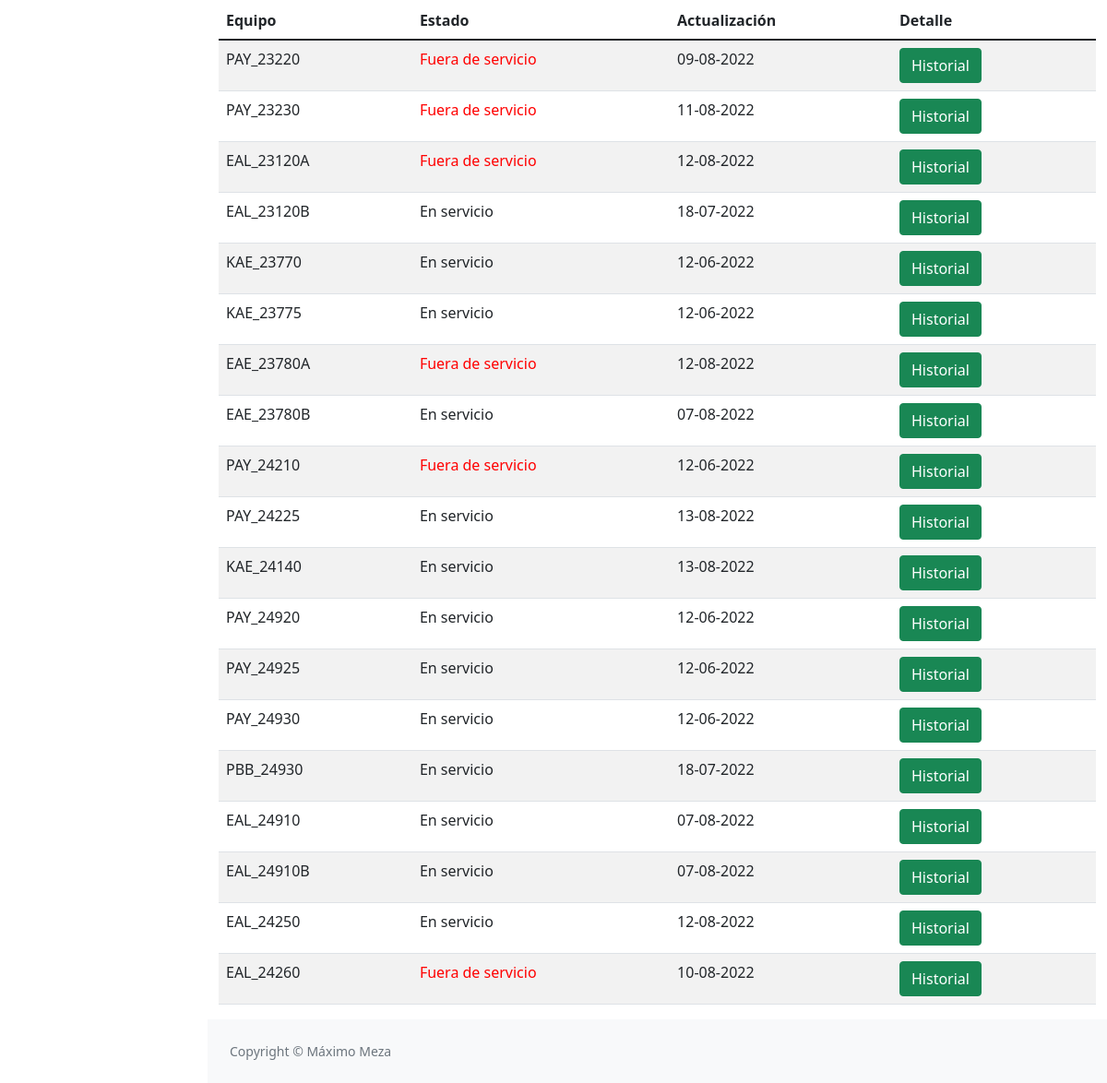
Before: /equiposAreas/todos (lower part) with the older database file.
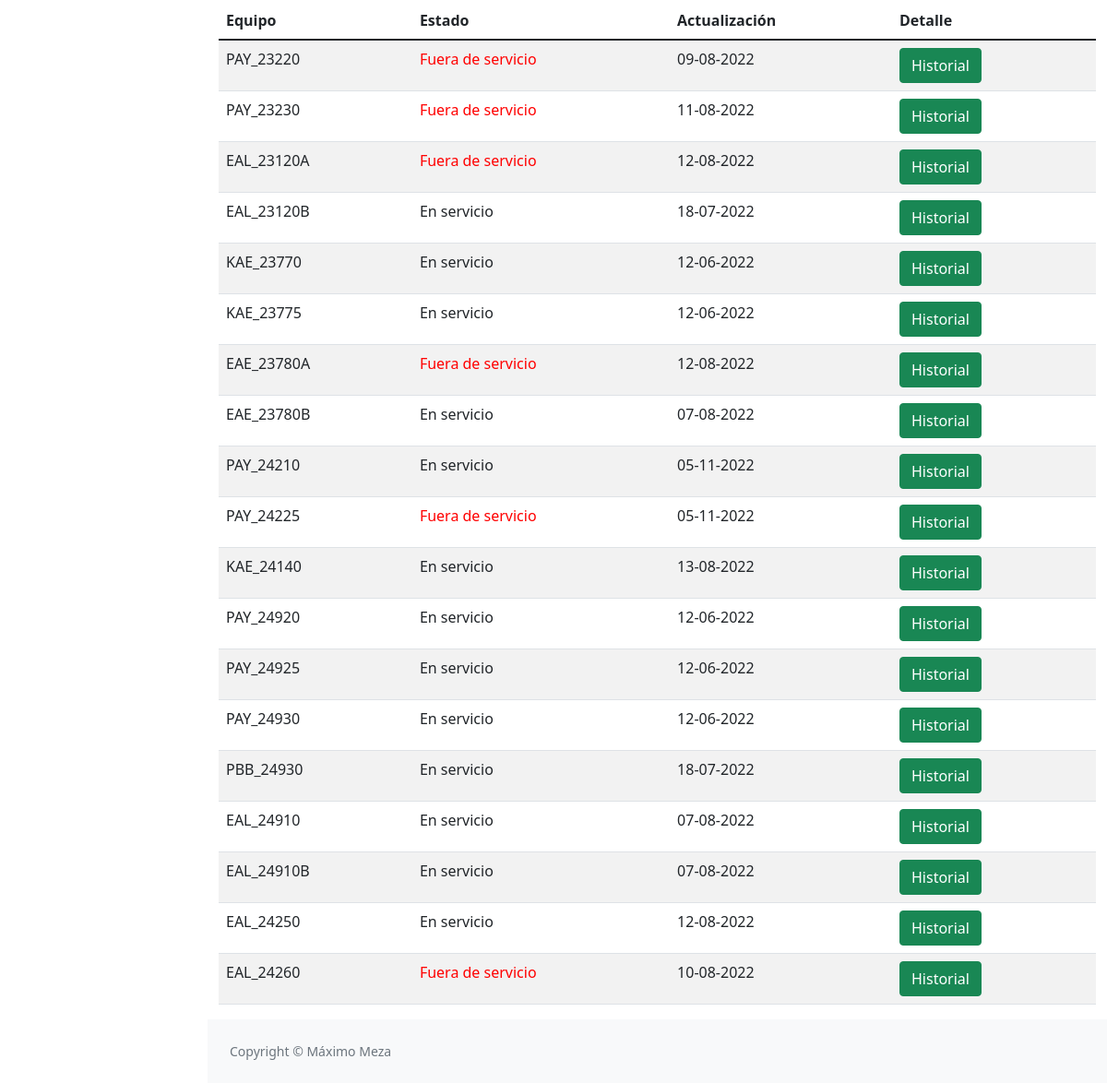
After: the same page with the newer database file.
### models/equipos.py (models this page shows, shortened)
class PAY_23220(db.Model):
    id = db.Column(db.Integer, primary_key = True)
    estado = db.Column(db.String(35))
    titulo = db.Column(db.String(35))
    detalle = db.Column(db.String(500))
    fechaReporte = db.Column(db.Date)
    fechaCreada = db.Column(db.Date)
    usuario = db.Column(db.String(35))

class PAY_23230(db.Model):
    id = db.Column(db.Integer, primary_key = True)
    estado = db.Column(db.String(35))
    titulo = db.Column(db.String(35))
    detalle = db.Column(db.String(500))
    fechaReporte = db.Column(db.Date)
    fechaCreada = db.Column(db.Date)
    usuario = db.Column(db.String(35))

class EAL_23120A(db.Model):
    id = db.Column(db.Integer, primary_key = True)
    estado = db.Column(db.String(35))
    titulo = db.Column(db.String(35))
    detalle = db.Column(db.String(500))
    fechaReporte = db.Column(db.Date)
    fechaCreada = db.Column(db.Date)
    usuario = db.Column(db.String(35))

class EAL_23120B(db.Model):
    id = db.Column(db.Integer, primary_key = True)
    estado = db.Column(db.String(35))
    titulo = db.Column(db.String(35))
    detalle = db.Column(db.String(500))
    fechaReporte = db.Column(db.Date)
    fechaCreada = db.Column(db.Date)
    usuario = db.Column(db.String(35))

class KAE_23770(db.Model):
    id = db.Column(db.Integer, primary_key = True)
    estado = db.Column(db.String(35))
    titulo = db.Column(db.String(35))
    detalle = db.Column(db.String(500))
    fechaReporte = db.Column(db.Date)
    fechaCreada = db.Column(db.Date)
    usuario = db.Column(db.String(35))

class KAE_23775(db.Model):
    id = db.Column(db.Integer, primary_key = True)
    estado = db.Column(db.String(35))
    titulo = db.Column(db.String(35))
    detalle = db.Column(db.String(500))
    fechaReporte = db.Column(db.Date)
    fechaCreada = db.Column(db.Date)
    usuario = db.Column(db.String(35))

class EAE_23780A(db.Model):
    id = db.Column(db.Integer, primary_key = True)
    estado = db.Column(db.String(35))
    titulo = db.Column(db.String(35))
    detalle = db.Column(db.String(500))
    fechaReporte = db.Column(db.Date)
    fechaCreada = db.Column(db.Date)
    usuario = db.Column(db.String(35))

class EAE_23780B(db.Model):
    id = db.Column(db.Integer, primary_key = True)
    estado = db.Column(db.String(35))
    titulo = db.Column(db.String(35))
    detalle = db.Column(db.String(500))
    fechaReporte = db.Column(db.Date)
    fechaCreada = db.Column(db.Date)
    usuario = db.Column(db.String(35))

class PAY_24210(db.Model):
    id = db.Column(db.Integer, primary_key = True)
    estado = db.Column(db.String(35))
    titulo = db.Column(db.String(35))
    detalle = db.Column(db.String(500))
    fechaReporte = db.Column(db.Date)
    fechaCreada = db.Column(db.Date)
    usuario = db.Column(db.String(35))

class PAY_24225(db.Model):
    id = db.Column(db.Integer, primary_key = True)
    estado = db.Column(db.String(35))
    titulo = db.Column(db.String(35))
    detalle = db.Column(db.String(500))
    fechaReporte = db.Column(db.Date)
    fechaCreada = db.Column(db.Date)
    usuario = db.Column(db.String(35))

class KAE_24140(db.Model):
    id = db.Column(db.Integer, primary_key = True)
    estado = db.Column(db.String(35))
    titulo = db.Column(db.String(35))
    detalle = db.Column(db.String(500))
    fechaReporte = db.Column(db.Date)
    fechaCreada = db.Column(db.Date)
    usuario = db.Column(db.String(35))

class PAY_24920(db.Model):
    id = db.Column(db.Integer, primary_key = True)
    estado = db.Column(db.String(35))
    titulo = db.Column(db.String(35))
    detalle = db.Column(db.String(500))
    fechaReporte = db.Column(db.Date)
    fechaCreada = db.Column(db.Date)
    usuario = db.Column(db.String(35))

class PAY_24925(db.Model):
    id = db.Column(db.Integer, primary_key = True)
    estado = db.Column(db.String(35))
    titulo = db.Column(db.String(35))
    detalle = db.Column(db.String(500))
    fechaReporte = db.Column(db.Date)
    fechaCreada = db.Column(db.Date)
    usuario = db.Column(db.String(35))

class PAY_24930(db.Model):
    id = db.Column(db.Integer, primary_key = True)
    estado = db.Column(db.String(35))
    titulo = db.Column(db.String(35))
    detalle = db.Column(db.String(500))
    fechaReporte = db.Column(db.Date)
    fechaCreada = db.Column(db.Date)
    usuario = db.Column(db.String(35))

class PBB_24930(db.Model):
    id = db.Column(db.Integer, primary_key = True)
    estado = db.Column(db.String(35))
    titulo = db.Column(db.String(35))
    detalle = db.Column(db.String(500))
    fechaReporte = db.Column(db.Date)
    fechaCreada = db.Column(db.Date)
    usuario = db.Column(db.String(35))

class EAL_24910(db.Model):
    id = db.Column(db.Integer, primary_key = True)
    estado = db.Column(db.String(35))
    titulo = db.Column(db.String(35))
    detalle = db.Column(db.String(500))
    fechaReporte = db.Column(db.Date)
    fechaCreada = db.Column(db.Date)
    usuario = db.Column(db.String(35))

class EAL_24910B(db.Model):
    id = db.Column(db.Integer, primary_key = True)
    estado = db.Column(db.String(35))
    titulo = db.Column(db.String(35))
    detalle = db.Column(db.String(500))
    fechaReporte = db.Column(db.Date)
    fechaCreada = db.Column(db.Date)
    usuario = db.Column(db.String(35))

class EAL_24250(db.Model):
    id = db.Column(db.Integer, primary_key = True)
    estado = db.Column(db.String(35))
    titulo = db.Column(db.String(35))
    detalle = db.Column(db.String(500))
    fechaReporte = db.Column(db.Date)
    fechaCreada = db.Column(db.Date)
    usuario = db.Column(db.String(35))

class EAL_24260(db.Model):
    id = db.Column(db.Integer, primary_key = True)
    estado = db.Column(db.String(35))
    titulo = db.Column(db.String(35))
    detalle = db.Column(db.String(500))
    fechaReporte = db.Column(db.Date)
    fechaCreada = db.Column(db.Date)
    usuario = db.Column(db.String(35))

### routes/equipos.py (the view)
@equipos.route("/equiposAreas/todos")
def equiposAreas():
    Ul_Crio1 ={
        'PAY_3220'  : ultimoEstado(PAY_3220),
        'PAY_3230'  : ultimoEstado(PAY_3230),
        'EAL_3120A' : ultimoEstado(EAL_3120A),
        'EAL_3120B' : ultimoEstado(EAL_3120B),
        'KAE_3770'  : ultimoEstado(KAE_3770),
        'KAE_3775'  : ultimoEstado(KAE_3775),
        'EAE_3780A' : ultimoEstado(EAE_3780A),
        'EAE_3780B' : ultimoEstado(EAE_3780B),
        'PAY_4210'  : ultimoEstado(PAY_4210),
        'PAY_4220'  : ultimoEstado(PAY_4220),
        'KAE_4140'  : ultimoEstado(KAE_4140),
        'PAY_4920'  : ultimoEstado(PAY_4920),
        'PAY_4925'  : ultimoEstado(PAY_4925),
        'PAY_4930'  : ultimoEstado(PAY_4930),
        'EAL_4910'  : ultimoEstado(EAL_4910),
        'EAL_4910B'  : ultimoEstado(EAL_4910B),
        'EAL_4250'  : ultimoEstado(EAL_4250),
        'EAL_4260'  : ultimoEstado(EAL_4260)}
    Ul_Crio2 ={
        'PAY_3420'  : ultimoEstado(PAY_3420),
        'PAY_3430'  : ultimoEstado(PAY_3430),
        'EAL_3320A' : ultimoEstado(EAL_3320A),
        'EAL_3320B' : ultimoEstado(EAL_3320B),
        'KAE_3970'  : ultimoEstado(KAE_3970),
        'KAE_3975'  : ultimoEstado(KAE_3975),
        'EAE_3980A' : ultimoEstado(EAE_3980A),
        'EAE_3980B' : ultimoEstado(EAE_3980B),
        'PAY_4410'  : ultimoEstado(PAY_4410),
        'PAY_4420'  : ultimoEstado(PAY_4420),
        'KAE_4340'  : ultimoEstado(KAE_4340),
        'PAY_5020'  : ultimoEstado(PAY_5020),
        'PAY_5025'  : ultimoEstado(PAY_5025),
        'PAY_5030'  : ultimoEstado(PAY_5030),
        'EAL_5010'  : ultimoEstado(EAL_5010),
        'EAL_5010B'  : ultimoEstado(EAL_5010B),
        'EAL_4450'  : ultimoEstado(EAL_4450),
        'EAL_4460'  : ultimoEstado(EAL_4460)}
    Ul_Crio3 ={
        'PAY_13220'  : ultimoEstado(PAY_13220),
        'PAY_13230'  : ultimoEstado(PAY_13230),
        'EAL_13120A' : ultimoEstado(EAL_13120A),
        'EAL_13120B' : ultimoEstado(EAL_13120B),
        'KAE_13770'  : ultimoEstado(KAE_13770),
        'KAE_13775'  : ultimoEstado(KAE_13775),
        'EAE_13780A' : ultimoEstado(EAE_13780A),
        'EAE_13780B' : ultimoEstado(EAE_13780B),
        'PAY_14210'  : ultimoEstado(PAY_14210),
        'PAY_14225'  : ultimoEstado(PAY_14225),
        'KAE_14140'  : ultimoEstado(KAE_14140),
        'PAY_14920'  : ultimoEstado(PAY_14920),
        'PAY_14925'  : ultimoEstado(PAY_14925),
        'PAY_14930'  : ultimoEstado(PAY_14930),
        'EAL_4910'  : ultimoEstado(EAL_14910),
        'EAL_4910B'  : ultimoEstado(EAL_14910B),
        'EAL_14250'  : ultimoEstado(EAL_14250),
        'EAL_14260'  : ultimoEstado(EAL_14260)}
    Ul_Crio4 ={
        'PAY_13420'  : ultimoEstado(PAY_13420),
        'PAY_13430'  : ultimoEstado(PAY_13430),
        'EAL_13320A' : ultimoEstado(EAL_13320A),
        'EAL_13320B' : ultimoEstado(EAL_13320B),
        'KAE_13970'  : ultimoEstado(KAE_13970),
        'KAE_13975'  : ultimoEstado(KAE_13975),
        'EAE_13980A' : ultimoEstado(EAE_13980A),
        'EAE_13980B' : ultimoEstado(EAE_13980B),
        'PAY_14410'  : ultimoEstado(PAY_14410),
        'PAY_14425'  : ultimoEstado(PAY_14425),
        'KAE_14340'  : ultimoEstado(KAE_14340),
        'PAY_15020'  : ultimoEstado(PAY_15020),
        'PAY_15025'  : ultimoEstado(PAY_15025),
        'PAY_15030'  : ultimoEstado(PAY_15030),
        'EAL_15010'  : ultimoEstado(EAL_15010),
        'EAL_15010B'  : ultimoEstado(EAL_15010B),
        'EAL_14450'  : ultimoEstado(EAL_14450),
        'EAL_14460'  : ultimoEstado(EAL_14460)}
    Ul_Crio5 ={
        'PAY_23220'  : ultimoEstado(PAY_23220),
        'PAY_23230'  : ultimoEstado(PAY_23230),
        'EAL_23120A' : ultimoEstado(EAL_23120A),
        'EAL_23120B' : ultimoEstado(EAL_23120B),
        'KAE_23770'  : ultimoEstado(KAE_23770),
        'KAE_23775'  : ultimoEstado(KAE_23775),
        'EAE_23780A' : ultimoEstado(EAE_23780A),
        'EAE_23780B' : ultimoEstado(EAE_23780B),
        'PAY_24210'  : ultimoEstado(PAY_24210),
        'PAY_24225'  : ultimoEstado(PAY_24225),
        'KAE_24140'  : ultimoEstado(KAE_24140),
        'PAY_24920'  : ultimoEstado(PAY_24920),
        'PAY_24925'  : ultimoEstado(PAY_24925),
        'PAY_24930'  : ultimoEstado(PAY_24930),
        'PBB_24930' : ultimoEstado(PBB_24930),
        'EAL_24910'  : ultimoEstado(EAL_24910),
        'EAL_24910B'  : ultimoEstado(EAL_24910B),
        'EAL_24250'  : ultimoEstado(EAL_24250),
        'EAL_24260'  : ultimoEstado(EAL_24260)}
    return render_template('equiposTodos.html',
    Ul_Crio1=Ul_Crio1,Ul_Crio2=Ul_Crio2,Ul_Crio3=Ul_Crio3,Ul_Crio4=Ul_Crio4, Ul_Crio5=Ul_Crio5)

### common/filters.py (called while the page is built)
def ultimoEstado(tag):
    registro = tag.query.order_by(desc(tag.fechaReporte)).first()
    return registro

### templates/equiposTodos.html (shortened to what this page needs)
<!DOCTYPE html>
<html lang="en">
<head>
    <link href="https://cdn.jsdelivr.net/npm/bootstrap@5.1.3/dist/css/bootstrap.min.css" rel="stylesheet">
    <link rel="stylesheet" href="{{url_for('static', filename='main.css')}}">
    <link href="https://cdn.jsdelivr.net/npm/simple-datatables@latest/dist/style.css" rel="stylesheet" />
    <link rel="stylesheet" href="{{url_for('static', filename='dashboardStyle.css')}}">
</head>
<body class="sb-nav-fixed">
    <div id="layoutSidenav">
    <div id="layoutSidenav_content">
    <main class="container">
        <table class="table table-striped">
            <thead>
                <tr>
                    <th scope="col">Equipo</th>
                    <th scope="col">Estado</th>
                    <th scope="col">Actualización</th>
                    <th scope="col">Detalle</th>
                </tr>
            </thead>
            <tbody>
                {% for key,value in Ul_Crio5.items() %}
                <tr>
                    <td>{{key}}</td>
                    {% if value.estado == "Fuera de servicio" %}
                    <td style="color: red">{{value.estado}}</td>
                    {% else %}
                    <td>{{value.estado}}</td>
                    {% endif %}
                    <td>{{value.fechaCreada.strftime('%d-%m-%Y')}}</td>
                    <td>
                        <a type="button" class="btn btn-success me-2" href="{{url_for('equipos.historialEquipo', tag= key)}}">Historial</a>
                    </td>
                </tr>
                {% endfor %}
            </tbody>
        </table>
    </main>
    <footer class="py-4 bg-light mt-auto">
        <div class="container-fluid px-4">
            <div class="d-flex align-items-center justify-content-between small">
                <div class="text-muted">Copyright &copy; Máximo Meza</div>
            </div>
        </div>
    </footer>
    </div>
</body>
</html>

### static/main.css (style rules this page uses)
:root { --bs-blue: #0d6efd; --bs-indigo: #6610f2; --bs-purple: #6f42c1; --bs-pink: #d63384; --bs-red: #dc3545; --bs-orange: #fd7e14; --bs-yellow: #ffc107; --bs-green: #198754; --bs-teal: #20c997; --bs-cyan: #0dcaf0; --bs-white: #fff; --bs-gray: #6c757d; --bs-gray-dark: #343a40; --bs-primary: #0d6efd; --bs-secondary: #6c757d; --bs-success: #198754; --bs-info: #0dcaf0; --bs-warning: #ffc107; --bs-danger: #dc3545; --bs-light: #f8f9fa; --bs-dark: #212529; --greyLight-2: #c8d0e7; --card-background: linear-gradient(to bottom right, #f9fafc, #f7f7f8); --card-shadow: inset 2px 2px 3px #ebebf3, inset 4px 4px 15px #ffffff, 3px 3px 12px #c2c7d4; --bs-font-sans-serif: system-ui, -apple-system, "Segoe UI", Roboto, "Helvetica Neue", Arial, "Noto Sans", "Liberation Sans", sans-serif, "Apple Color Emoji", "Segoe UI Emoji", "Segoe UI Symbol", "Noto Color Emoji"; --bs-font-monospace: SFMono-Regular, Menlo, Monaco, Consolas, "Liberation Mono", "Courier New", monospace; --bs-gradient: linear-gradient(180deg, rgba(255, 255, 255, 0.15), rgba(255, 255, 255, 0)); }
.contenedorEmisiones div table tr,th { text-align: center; }

Changed rows visible on the page:
no longer on this page (row unchanged): PAY_24210: key "PAY_24210", estado "Fuera de servicio", fechaCreada "12-06-2022"
no longer on this page (row unchanged): PAY_24225: key "PAY_24225", estado "En servicio", fechaCreada "13-08-2022"
added PAY_24210: key "PAY_24210", estado "En servicio", fechaCreada "05-11-2022"
added PAY_24225: key "PAY_24225", estado "Fuera de servicio", fechaCreada "05-11-2022"
